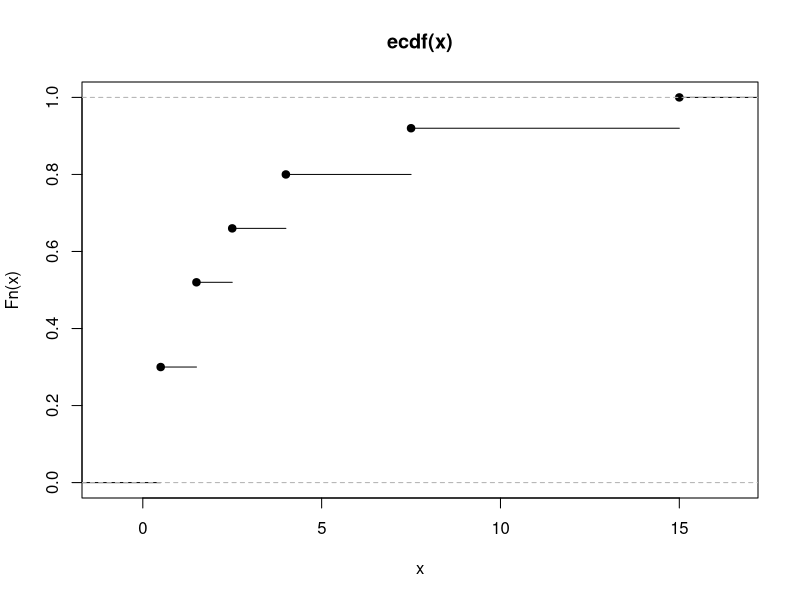

This figure's R source: (Note: this script raises an error after producing the figure.)
#a) uzoracka funkcija raspodele, histogram i poligon
xi <- c(0.5, 1.5, 2.5, 4, 7.5, 15) #sredine intervala
fi <- c(15, 11, 7, 7, 6, 4) #frekvencije
x <- rep(xi, fi)

plot.ecdf(x)

mi <- c(80, 100, 130, 170, 220)
h <- hist(x, breaks = mi, freq = T)
sirine <- mi[2:5] - mi[1:4]
h$counts <- h$counts / sirine
plot(h, freq = T)

#b) modus i medijana - rucno po formulama

#c) aritmeticka sredina i standardna devijacija
xn <- mean(x)

n <- length(x)
sn <- sqrt(sd(x)^2 * (n - 1) / n)

#d) kurtosis i skewness
library(e1071)

gamma1 <- kurtosis(x, type = 1) + 3
gamma2 <- skewness(x, type = 1)

#e) kvartili, Q-Q plot i Boxplot
summary(x)
IQR(x)

qqnorm(x) 
qqline(x) 

boxplot(x)